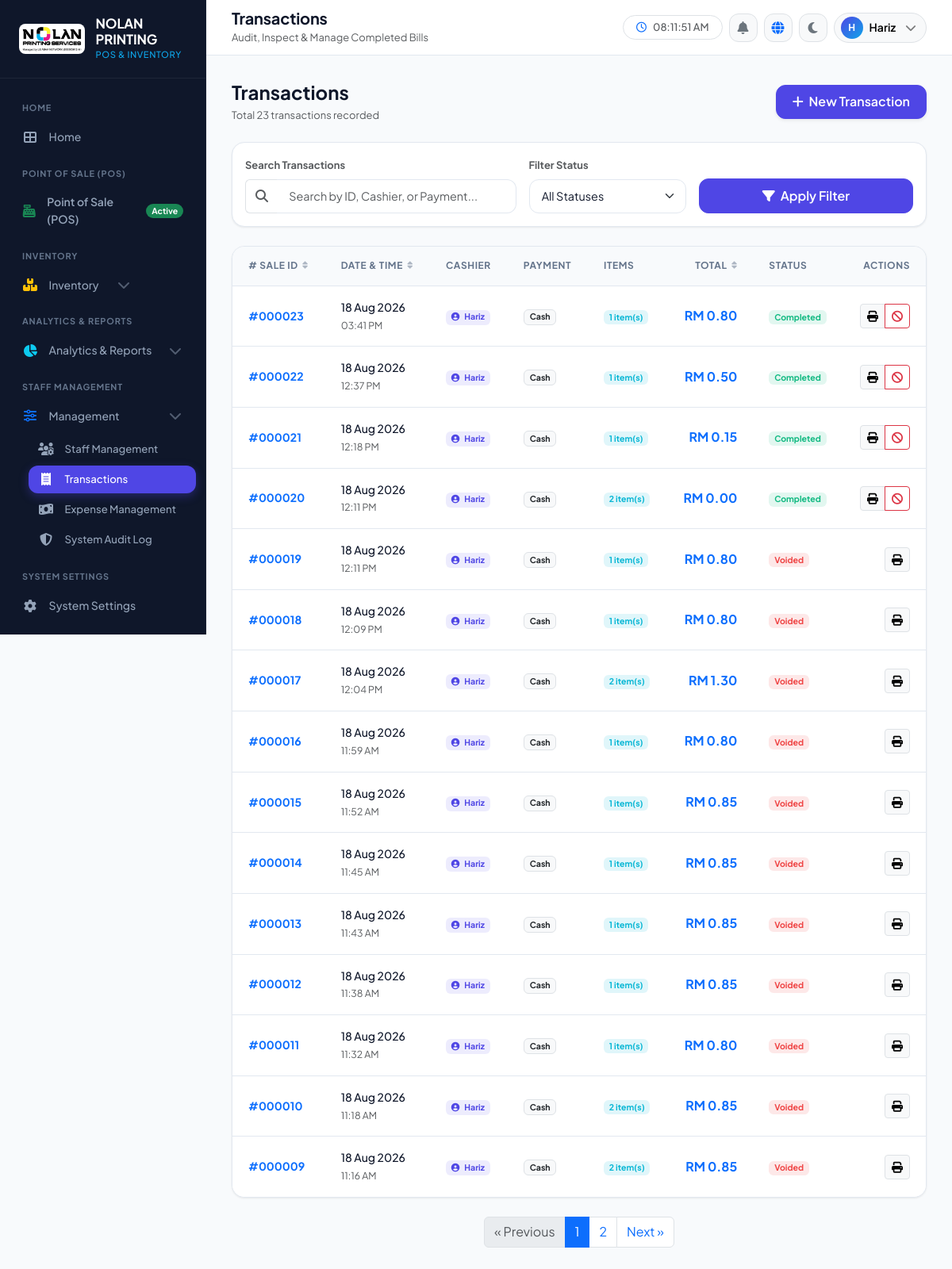
The page /legacy_php/transactions.php (signed in) on the database its author committed.
### tables this page shows
CREATE TABLE `sales` (
  `id` int(11) NOT NULL,
  `user_id` int(11) NOT NULL,
  `subtotal` decimal(10,2) NOT NULL DEFAULT 0.00,
  `discount_amount` decimal(10,2) NOT NULL DEFAULT 0.00,
  `tax_amount` decimal(10,2) NOT NULL DEFAULT 0.00,
  `total` decimal(10,2) NOT NULL,
  `payment_method` varchar(50) NOT NULL,
  `status` enum('completed','voided') NOT NULL DEFAULT 'completed',
  `created_at` timestamp NOT NULL DEFAULT current_timestamp()
);

CREATE TABLE `users` (
  `id` int(11) NOT NULL,
  `username` varchar(100) NOT NULL,
  `password` varchar(255) NOT NULL,
  `role` enum('owner','cashier','stock_handler') NOT NULL,
  `full_name` varchar(255) NOT NULL,
  `gender` enum('Male','Female','Other') NOT NULL,
  `race` varchar(100) NOT NULL,
  `address` text NOT NULL,
  `phone_number` varchar(20) NOT NULL,
  `security_question` varchar(255) DEFAULT NULL,
  `security_answer` varchar(255) DEFAULT NULL,
  `created_at` timestamp NOT NULL DEFAULT current_timestamp()
);

### legacy_php/db.php (called while the page is built, shortened)
<?php
function __($key) {
    global $translations;
    $lang = $_SESSION['lang'] ?? 'en';
    return $translations[$lang][$key] ?? $key;
}

### legacy_php/transactions.php (the view, shortened to what this page needs)
<?php
require 'db.php';
$search = trim($_GET['search'] ?? '');
$statusFilter = $_GET['status'] ?? 'all';
$limit = 15;
$page = max(1, (int)($_GET['page'] ?? 1));
$offset = ($page - 1) * $limit;
$sortBy = $_GET['sort_by'] ?? 's.id';
$sortOrder = strtoupper($_GET['sort_order'] ?? 'DESC') === 'ASC' ? 'ASC' : 'DESC';
$conditions = [];
$params = [];
$whereClause = !empty($conditions) ? "WHERE " . implode(" AND ", $conditions) : "";
$countStmt = $pdo->prepare("SELECT COUNT(*) FROM sales s JOIN users u ON s.user_id = u.id $whereClause");
$countStmt->execute($params);
$totalSales = (int)$countStmt->fetchColumn();
$totalPages = max(1, ceil($totalSales / $limit));
$query = "SELECT s.*, u.username,
    (SELECT COUNT(*) FROM sale_items WHERE sale_id = s.id) as item_count
    FROM sales s
    JOIN users u ON s.user_id = u.id
    $whereClause
    ORDER BY $sortBy $sortOrder
    LIMIT $limit OFFSET $offset";
$stmt = $pdo->prepare($query);
$stmt->execute($params);
$sales = $stmt->fetchAll();
?>
<!DOCTYPE html>
<html lang="<?= $_SESSION['lang'] ?? 'en' ?>">
<head>
    <link href="https://cdn.jsdelivr.net/npm/bootstrap@5.3.2/dist/css/bootstrap.min.css" rel="stylesheet">
    <link rel="stylesheet" href="https://cdnjs.cloudflare.com/ajax/libs/font-awesome/6.5.1/css/all.min.css">
    <link rel="stylesheet" href="assets/css/app.css">
</head>
<body>
    <div class="app-wrapper">
        <?php include 'sidebar.php'; ?>
        <div class="main-content-wrapper">
            <?php include 'header.php'; ?>
            <main class="content-body">
                <div class="d-flex flex-wrap justify-content-between align-items-center gap-3 mb-4">
                    <div>
                        <h4 class="fw-bold mb-1"><?= __('transactions') ?></h4>
                        <p class="text-muted small mb-0">Total <?= number_format($totalSales) ?> transactions recorded</p>
                    </div>
                    <div class="d-flex gap-2">
                        <a href="pos.php" class="btn btn-primary shadow-sm">
                            <i class="fas fa-plus me-1"></i> New Transaction
                        </a>
                    </div>
                </div>
                <div class="card-modern p-3 mb-4">
                    <form method="GET" class="row g-3 align-items-end">
                        <div class="col-md-5">
                            <label class="form-label small fw-bold text-muted">Search Transactions</label>
                            <div class="input-group">
                                <span class="input-group-text bg-body border-end-0 text-muted"><i class="fas fa-search"></i></span>
                                <input type="text" name="search" class="form-control border-start-0" placeholder="Search by ID, Cashier, or Payment..." value="<?= htmlspecialchars($search) ?>">
                            </div>
                        </div>
                        <div class="col-md-3">
                            <label class="form-label small fw-bold text-muted">Filter Status</label>
                            <select name="status" class="form-select" onchange="this.form.submit()">
                                <option value="all" <?= $statusFilter === 'all' ? 'selected' : '' ?>>All Statuses</option>
                            </select>
                        </div>
                        <div class="col-md-4 d-flex gap-2">
                            <button type="submit" class="btn btn-primary flex-grow-1">
                                <i class="fas fa-filter me-1"></i> Apply Filter
                            </button>
                        </div>
                    </form>
                </div>
                <div class="table-modern-wrapper">
                    <div class="table-responsive">
                        <table class="table table-modern">
                            <thead>
                                <tr>
                                    <th>
                                        <a href="?search=<?= urlencode($search) ?>&status=<?= $statusFilter ?>&sort_by=s.id&sort_order=<?= ($sortBy === 's.id' && $sortOrder === 'DESC') ? 'ASC' : 'DESC' ?>">
                                            # Sale ID <i class="fas fa-sort small opacity-50"></i>
                                        </a>
                                    </th>
                                    <th>
                                        <a href="?search=<?= urlencode($search) ?>&status=<?= $statusFilter ?>&sort_by=s.created_at&sort_order=<?= ($sortBy === 's.created_at' && $sortOrder === 'DESC') ? 'ASC' : 'DESC' ?>">
                                            Date & Time <i class="fas fa-sort small opacity-50"></i>
                                        </a>
                                    </th>
                                    <th>Cashier</th>
                                    <th>Payment</th>
                                    <th>Items</th>
                                    <th class="text-end">
                                        <a href="?search=<?= urlencode($search) ?>&status=<?= $statusFilter ?>&sort_by=s.total&sort_order=<?= ($sortBy === 's.total' && $sortOrder === 'DESC') ? 'ASC' : 'DESC' ?>">
                                            Total <i class="fas fa-sort small opacity-50"></i>
                                        </a>
                                    </th>
                                    <th>Status</th>
                                    <th class="text-end">Actions</th>
                                </tr>
                            </thead>
                            <tbody>
                                <?php if (empty($sales)): ?>
                                    <tr>
                                        <td colspan="8" class="text-center py-5 text-muted">
                                            <i class="fas fa-inbox fa-3x opacity-25 mb-2 d-block"></i>
                                            No transactions found matching your criteria.
                                        </td>
                                    </tr>
                                <?php else: ?>
                                    <?php foreach ($sales as $s): ?>
                                        <tr>
                                            <td class="fw-bold">
                                                <a href="receipt.php?id=<?= $s['id'] ?>" target="_blank" class="text-decoration-none text-primary">
                                                    #<?= sprintf('%06d', $s['id']) ?>
                                                </a>
                                            </td>
                                            <td>
                                                <span class="d-block fw-medium"><?= date('d M Y', strtotime($s['created_at'])) ?></span>
                                                <small class="text-muted"><?= date('h:i A', strtotime($s['created_at'])) ?></small>
                                            </td>
                                            <td>
                                                <span class="badge badge-soft-primary">
                                                    <i class="fas fa-user-circle me-1"></i> <?= htmlspecialchars($s['username']) ?>
                                                </span>
                                            </td>
                                            <td>
                                                <span class="badge bg-light text-dark border">
                                                    <?= htmlspecialchars($s['payment_method']) ?>
                                                </span>
                                            </td>
                                            <td>
                                                <span class="badge badge-soft-info"><?= $s['item_count'] ?> item(s)</span>
                                            </td>
                                            <td class="text-end fw-bold fs-6 text-primary">
                                                RM <?= number_format($s['total'], 2) ?>
                                            </td>
                                            <td>
                                                <?php if ($s['status'] === 'completed'): ?>
                                                    <span class="badge badge-soft-success">Completed</span>
                                                <?php else: ?>
                                                    <span class="badge badge-soft-danger">Voided</span>
                                                <?php endif; ?>
                                            </td>
                                            <td class="text-end">
                                                <div class="btn-group btn-group-sm">
                                                    <a href="receipt.php?id=<?= $s['id'] ?>" target="_blank" class="btn btn-light border" title="View Thermal Receipt">
                                                        <i class="fas fa-print"></i>
                                                    </a>
                                                    <?php if ($s['status'] === 'completed'): ?>
                                                        <button type="button" class="btn btn-outline-danger" title="Void Sale" onclick="confirmVoid(<?= $s['id'] ?>, 'RM <?= number_format($s['total'], 2) ?>')">
                                                            <i class="fas fa-ban"></i>
                                                        </button>
                                                    <?php endif; ?>
                                                </div>
                                            </td>
                                        </tr>
                                    <?php endforeach; ?>
                                <?php endif; ?>
                            </tbody>
                        </table>
                    </div>
                </div>
                <?php if ($totalPages > 1): ?>
                    <nav class="mt-4">
                        <ul class="pagination justify-content-center">
                            <li class="page-item <?= $page <= 1 ? 'disabled' : '' ?>">
                                <a class="page-link" href="?page=<?= $page - 1 ?>&search=<?= urlencode($search) ?>&status=<?= $statusFilter ?>&sort_by=<?= $sortBy ?>&sort_order=<?= $sortOrder ?>">
                                    &laquo; Previous
                                </a>
                            </li>
                            <?php for ($p = 1; $p <= $totalPages; $p++): ?>
                                <li class="page-item <?= $p === $page ? 'active' : '' ?>">
                                    <a class="page-link" href="?page=<?= $p ?>&search=<?= urlencode($search) ?>&status=<?= $statusFilter ?>&sort_by=<?= $sortBy ?>&sort_order=<?= $sortOrder ?>">
                                        <?= $p ?>
                                    </a>
                                </li>
                            <?php endfor; ?>
                            <li class="page-item <?= $page >= $totalPages ? 'disabled' : '' ?>">
                                <a class="page-link" href="?page=<?= $page + 1 ?>&search=<?= urlencode($search) ?>&status=<?= $statusFilter ?>&sort_by=<?= $sortBy ?>&sort_order=<?= $sortOrder ?>">
                                    Next &raquo;
                                </a>
                            </li>
                        </ul>
                    </nav>
                <?php endif; ?>
            </main>
        </div>
    </div>
</body>
</html>

### rows shown on the page
sales: id "000023", created_at "18 Aug 2026", created_at "03:41 PM", user.username "Hariz", payment_method "Cash", item_count "1", total "0.80", status "Completed"
sales: id "000022", created_at "18 Aug 2026", created_at "12:37 PM", user.username "Hariz", payment_method "Cash", item_count "1", total "0.50", status "Completed"
sales: id "000021", created_at "18 Aug 2026", created_at "12:18 PM", user.username "Hariz", payment_method "Cash", item_count "1", total "0.15", status "Completed"
sales: id "000020", created_at "18 Aug 2026", created_at "12:11 PM", user.username "Hariz", payment_method "Cash", item_count "2", total "0.00", status "Completed"
sales: id "000019", created_at "18 Aug 2026", created_at "12:11 PM", user.username "Hariz", payment_method "Cash", item_count "1", total "0.80", status "Voided"
sales: id "000018", created_at "18 Aug 2026", created_at "12:09 PM", user.username "Hariz", payment_method "Cash", item_count "1", total "0.80", status "Voided"
sales: id "000017", created_at "18 Aug 2026", created_at "12:04 PM", user.username "Hariz", payment_method "Cash", item_count "2", total "1.30", status "Voided"
sales: id "000016", created_at "18 Aug 2026", created_at "11:59 AM", user.username "Hariz", payment_method "Cash", item_count "1", total "0.80", status "Voided"
sales: id "000015", created_at "18 Aug 2026", created_at "11:52 AM", user.username "Hariz", payment_method "Cash", item_count "1", total "0.85", status "Voided"
sales: id "000014", created_at "18 Aug 2026", created_at "11:45 AM", user.username "Hariz", payment_method "Cash", item_count "1", total "0.85", status "Voided"
sales: id "000013", created_at "18 Aug 2026", created_at "11:43 AM", user.username "Hariz", payment_method "Cash", item_count "1", total "0.85", status "Voided"
sales: id "000012", created_at "18 Aug 2026", created_at "11:38 AM", user.username "Hariz", payment_method "Cash", item_count "1", total "0.85", status "Voided"
sales: id "000011", created_at "18 Aug 2026", created_at "11:32 AM", user.username "Hariz", payment_method "Cash", item_count "1", total "0.80", status "Voided"
sales: id "000010", created_at "18 Aug 2026", created_at "11:18 AM", user.username "Hariz", payment_method "Cash", item_count "2", total "0.85", status "Voided"
sales: id "000009", created_at "18 Aug 2026", created_at "11:16 AM", user.username "Hariz", payment_method "Cash", item_count "2", total "0.85", status "Voided"

### other values the page prints
__('home') "HOME"
__('home') "Home"
__('pos') "POINT OF SALE (POS)"
__('pos') "Point of Sale (POS)"
__('inventory') "INVENTORY"
__('inventory') "Inventory"
__('analytics') "ANALYTICS & REPORTS"
__('analytics') "Analytics & Reports"
__('staff') "STAFF MANAGEMENT"
__('staff') "Staff Management"
__('transactions') "Transactions"
__('expenses') "Expense Management"
__('audit_log') "System Audit Log"
__('settings') "SYSTEM SETTINGS"
__('settings') "System Settings"
